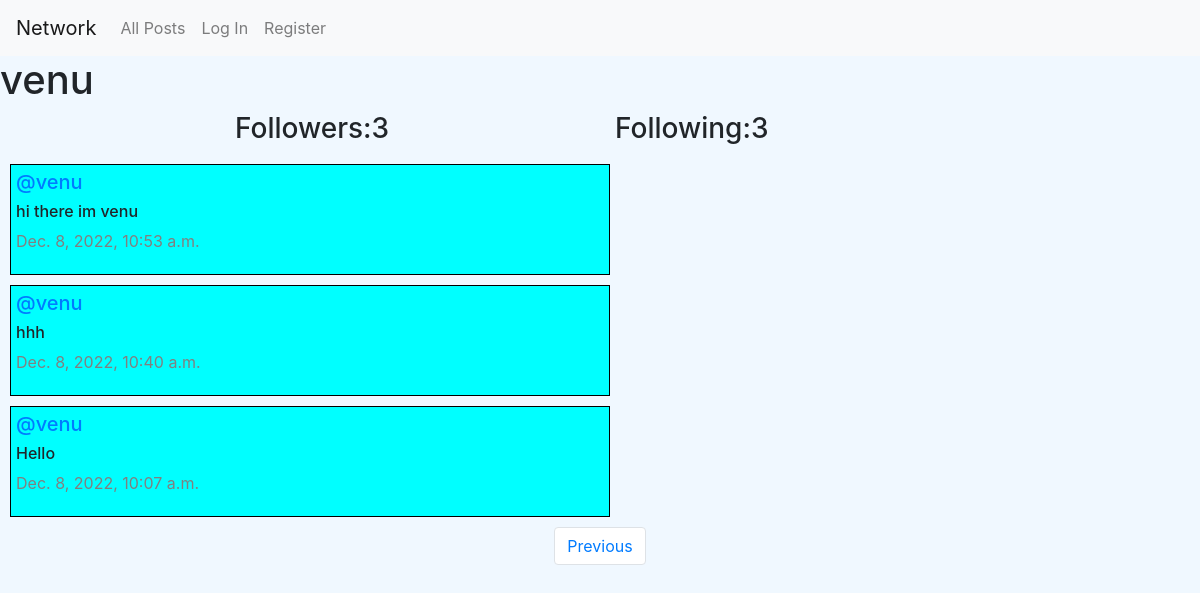
The page /profile/1?page=2 on the database its author committed.
### network/models.py (models this page shows, shortened)
class User(AbstractUser):
    pass

class Post(models.Model):
    content = models.CharField(max_length=160)
    user = models.ForeignKey(User, on_delete=models.CASCADE, related_name="author")
    date  = models.DateTimeField(auto_now_add=True)
    liked = models.ManyToManyField(User, default=None, blank=True)

### network/views.py (the view)
# urls.py: path("profile/<int:user_id>", views.profile, name="profile"),
def profile(request, user_id):
    user = User.objects.get(pk=user_id)
    allPosts = Post.objects.filter(user=user).order_by("id").reverse()
    following = Follow.objects.filter(user=user)
    followers = Follow.objects.filter(user_follower=user)
    try:
        checkFollow = followers.filter(user=User.objects.get(pk=request.user.id))
        if len(checkFollow) != 0:
            isFollowing = True
        else:
            isFollowing = False
    except:
        isFollowing = False
    paginator = Paginator(allPosts, 10)
    page_number = request.GET.get('page')
    posts_of_page = paginator.get_page(page_number)
    return render(request, "network/profile.html", {
        "allPosts": allPosts,
        "posts_of_page": posts_of_page,
        "username": user.username,
        "following": following,
        "follower": followers,
        "isFollowing": isFollowing,
        "user_profile": user
    })

### network/templates/network/profile.html (shortened to what this page needs)
{% extends "network/layout.html" %}
{% block body %}
    <h1>{{ username }}</h1>
    <div class="container">
        <div class="row d-flex justify-content-center">
            <h3 class="col-4">Followers:{{ follower.count }}</h3>
            <h3 class="col-4">Following:{{ following.count }}</h3>
        </div>
    </div>
    <div class="all_post">
        {% for post in posts_of_page %}
            <div class="row_post" id="prof">
                <h5 class="username"><a href="{% url 'profile' user_id=post.user.id %}">@{{ post.user }}</a></h5>
                <h6 class="content">{{ post.content }}</h6>
                <p class="date">{{ post.date }}</p>
            </div>
        {% endfor %}
    </div>
    <nav aria-label="Page navigation example">
        <ul class="pagination d-flex justify-content-center">
            {% if posts_of_page.has_previous %}
                <li class="page-item"><a class="page-link" href="?page={{ posts_of_page.previous_page_number }}">Previous</a></li>
            {% endif %}
        </ul>
    </nav>
{% endblock %}

### network/static/network/styles.css (style rules this page uses)
body { background-color: aliceblue; }
#feeds, #prof, #follow { border: 1px solid black; margin: 10px; padding: 5px; width:600px; background-color: aqua; }
.date { color: grey; }

### rows shown on the page
User: username "venu"
Post: user "venu", content "hi there im venu", date "Dec. 8, 2022, 10:53 a.m."
Post: user "venu", content "hhh", date "Dec. 8, 2022, 10:40 a.m."
Post: user "venu", content "Hello", date "Dec. 8, 2022, 10:07 a.m."

### other values the page prints
{{ follower.count }} "3"
{{ following.count }} "3"
